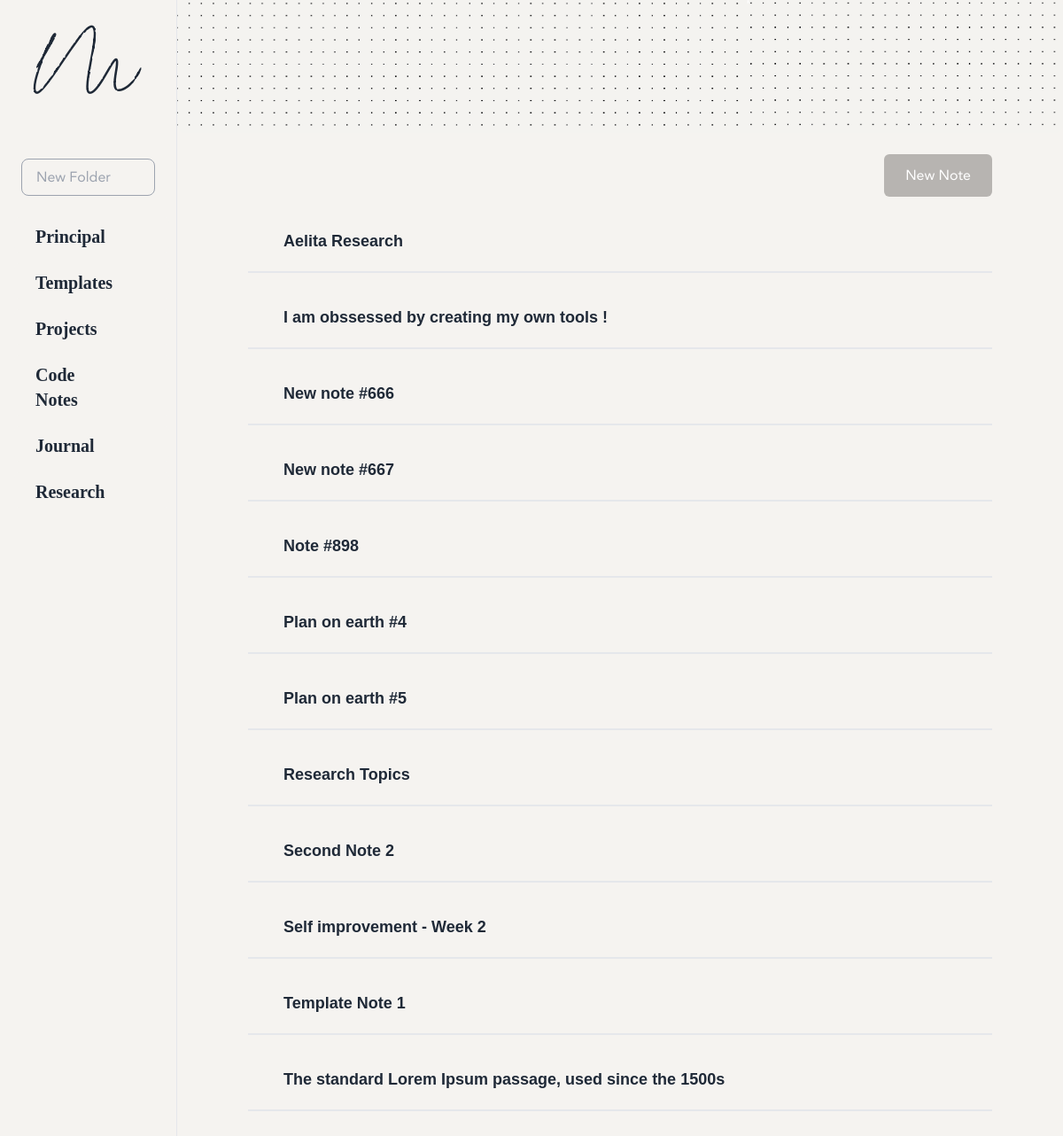
The page / on the database its author committed.
### tables this page shows
CREATE TABLE folders (
            id INTEGER PRIMARY KEY AUTOINCREMENT,
            name TEXT UNIQUE
        );

CREATE TABLE notes (
            id INTEGER PRIMARY KEY AUTOINCREMENT,
            title TEXT UNIQUE,
            filename TEXT
        , folder_id INTEGER DEFAULT 1, subtitle TEXT);

### app.py (the view)
@app.route('/')
def index():
    with sqlite3.connect(DB_FILE) as conn:
        c = conn.cursor()
        c.execute("SELECT id, name FROM folders")
        folders = c.fetchall()
        c.execute("SELECT id, title FROM notes")
        notes = c.fetchall()
    return render_template('index.html', notes=notes, folders=folders)

### templates/index.html (shortened to what this page needs)
<!DOCTYPE html>
<html>
  <head>
    <link
      href="https://cdn.jsdelivr.net/npm/tailwindcss@2.2.19/dist/tailwind.min.css"
      rel="stylesheet"
    />
    <link
      href="/static/styles.css"
      rel="stylesheet"
    />
  </head>
  <body class=" bg-custom-color text-gray-800">
    <div class="min-h-screen flex">
      <div class="w-1/6  py-10 border-r  ">
        <div class="flex flex-col items-center">
          <span class="logo mb-14">M</span>
          <form
            action="{{ url_for('add_folder') }}"
            method="post"
            class="relative flex p-2 mb-4 bg-custom-color w-full"
          >
            <div class="relative w-full px-4">
              <input
                type="text"
                name="name"
                placeholder="New Folder"
                required
                class="w-full font-janna p-2 pl-4 pr-10 bg-custom-color focus:outline-none border-gray-400  border rounded-lg"
              />
            </div>
          </form>
        </div>
        <div class="ml-4">
          <ul
            id="folderList"
            class="gap-2"
          >
            {% for folder in folders %}
            <li
              data-folder-id="{{ folder[0] }}"
              class="group flex mb-3 justify-between items-center py-1 px-2 mr-2 rounded-md cursor-pointer transition-all duration-200 bg-custom-slidebar"
            >
              <span
                onclick="setActiveFolder(this.parentElement, '{{ folder[0] }}')"
                class="font-garamond text-xl font-bold mt-1 ml-4 folder-name"
              >
                {{ folder[1][:25] ~ '...' if folder[1]|length > 28 else
                folder[1] }}
              </span>
            </li>
            {% endfor %}
          </ul>
        </div>
      </div>
      <div class="flex-1   pb-20  flex flex-col bg-[#f1f1ef]">
        <div class="cover-image mb-6"></div>
        <div class="px-20">
          <div class="flex flex-row justify-end">
            <button
              onclick="openNotePopup()"
              class="bg-custom-color2 font-janna text-white px-6 py-3 rounded-md mb-4"
            >
              New Note
            </button>
          </div>
          <ul
            class="notes-list space-y-4 flex-grow overflow-y-auto"
            id="notesList"
          >
            {% for note in notes %}
            <li
              class="group px-6 py-5 border-b-2 bg-custom-slidebar flex justify-between items-center transition-all duration-200"
            >
              <a
                href="{{ url_for('view_note', note_id=note[0]) }}"
                class="w-4/5"
              >
                <span class="ml-4 font-futurabkbt text-lg font-bold">
                  {{ note[1] }}
                </span>
              </a>
            </li>
            {% endfor %}
          </ul>
        </div>
      </div>
    </div>
  </body>
</html>

### static/styles.css (style rules this page uses)
.font-janna { font-family: "Janna", sans-serif; }
.font-garamond { font-family: "Garamond", serif; }
.font-futurabkbt { font-family: "FuturaBkBt", sans-serif; }
.logo { font-family: "Lovtony", sans-serif; font-size: 50px; font-weight: bold; }
.bg-custom-slidebar { background-color: #f5f3f0; transition: background-color 0.3s ease-in-out; }
.bg-custom-color { background-color: #f5f3f0; }
.bg-custom-color2 { background-color: #b7b4b1; }
.cover-image { width: 100%; height: 150px; background-image: url("/static/img/cover.png"); background-size: cover; background-position: center; border-radius: 10px; }

### rows shown on the page
folders: name "Principal"
folders: name "Templates"
folders: name "Projects"
folders: name "Code Notes"
folders: name "Journal"
folders: name "Research"
notes: title "Aelita Research"
notes: title "I am obssessed by creating my own tools !"
notes: title "New note #666"
notes: title "New note #667"
notes: title "Note #898"
notes: title "Plan on earth #4"
notes: title "Plan on earth #5"
notes: title "Research Topics"
notes: title "Second Note 2"
notes: title "Self improvement - Week 2"
notes: title "Template Note 1"
notes: title "The standard Lorem Ipsum passage, used since the 1500s"
